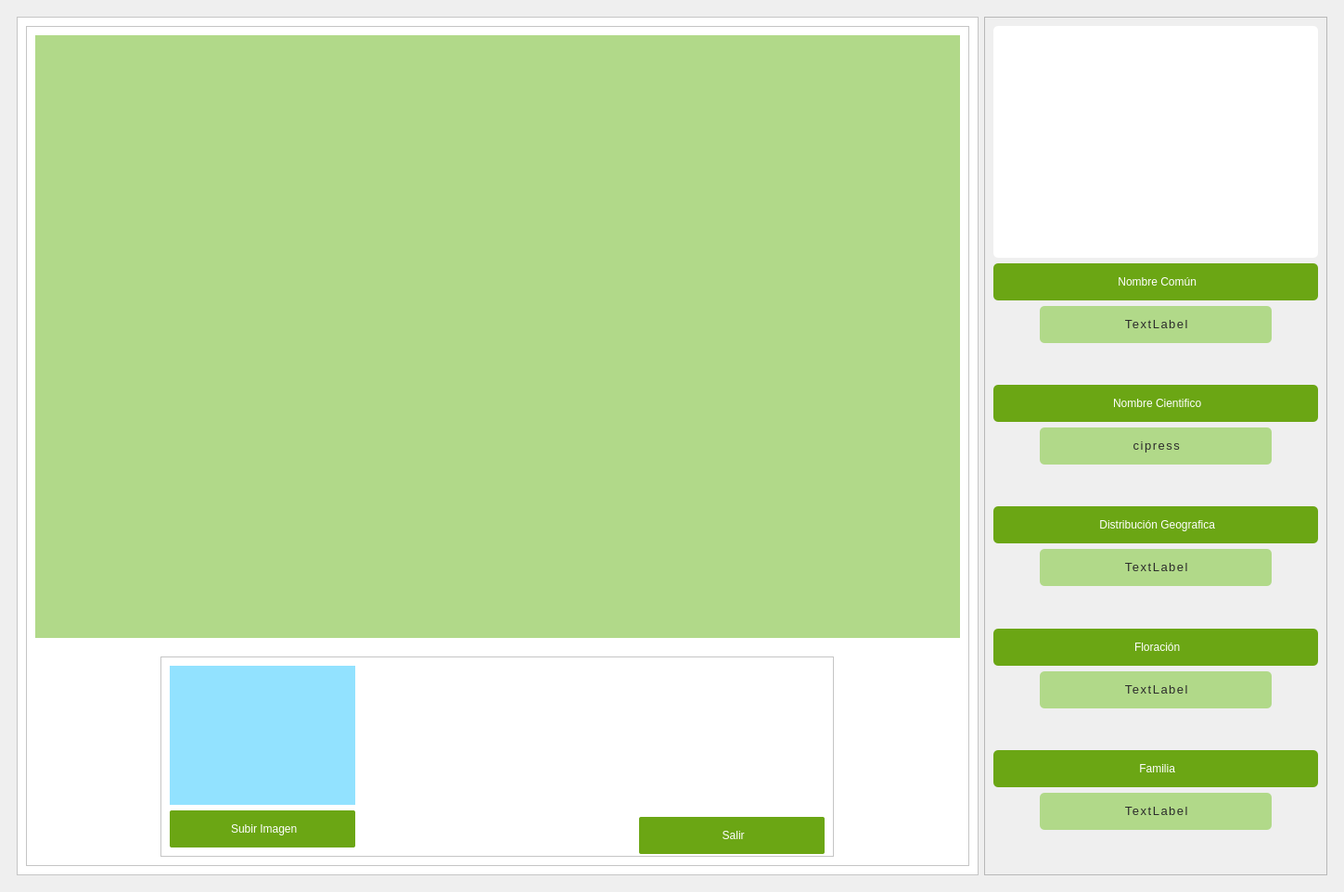
<?xml version="1.0" encoding="UTF-8"?>
<ui version="4.0">
 <class>MainWindow</class>
 <widget class="QMainWindow" name="MainWindow">
  <property name="geometry">
   <rect>
    <x>0</x>
    <y>0</y>
    <width>1449</width>
    <height>962</height>
   </rect>
  </property>
  <property name="windowTitle">
   <string>MainWindow</string>
  </property>
  <property name="styleSheet">
   <string notr="true">background-color: rgb(255, 255, 255);
QPushButton {
    background-color: #6BA614;  /* Fondo más transparente */
    border-radius: 5px;  /* Bordes redondeados */
    padding: 5px 5px;  /* Espaciado interno */
    font: bold 12px &quot;Montserrat&quot;;  /* Fuente moderna */
    color: white;  /* Texto en blanco */
    border: none;  /* Sin borde */
    box-shadow: 3px 3px 8px rgba(0, 0, 0, 0.2);  /* Sombra sutil */
}

QPushButton:hover {
    background-color: #3A5A40;  /* Cambio de color al pasar el mouse */
}

QPushButton:pressed {
    background-color: #2C4A34;  /* Cambio de color al hacer clic */
    box-shadow: none;  /* Quita la sombra para efecto de presión */
}
</string>
  </property>
  <widget class="QWidget" name="centralwidget">
   <layout class="QGridLayout" name="gridLayout_2">
    <item row="0" column="0">
     <widget class="QStackedWidget" name="StackedWidget">
      <property name="sizePolicy">
       <sizepolicy hsizetype="Preferred" vsizetype="Preferred">
        <horstretch>0</horstretch>
        <verstretch>0</verstretch>
       </sizepolicy>
      </property>
      <property name="minimumSize">
       <size>
        <width>0</width>
        <height>0</height>
       </size>
      </property>
      <property name="styleSheet">
       <string notr="true"/>
      </property>
      <widget class="QWidget" name="gridStackedWidgetPage1">
       <layout class="QGridLayout" name="gridLayout">
        <item row="0" column="0">
         <widget class="QFrame" name="framecamera">
          <property name="styleSheet">
           <string notr="true">background-color: rgb(155, 124, 255);
background-color: rgb(255, 255, 255);</string>
          </property>
          <property name="frameShape">
           <enum>QFrame::StyledPanel</enum>
          </property>
          <property name="frameShadow">
           <enum>QFrame::Raised</enum>
          </property>
          <layout class="QVBoxLayout" name="verticalLayout">
           <item>
            <widget class="QFrame" name="frame_3">
             <property name="styleSheet">
              <string notr="true"/>
             </property>
             <property name="frameShape">
              <enum>QFrame::StyledPanel</enum>
             </property>
             <property name="frameShadow">
              <enum>QFrame::Raised</enum>
             </property>
             <layout class="QVBoxLayout" name="verticalLayout_3">
              <item alignment="Qt::AlignTop">
               <widget class="QLabel" name="LabelCamara">
                <property name="sizePolicy">
                 <sizepolicy hsizetype="Preferred" vsizetype="Fixed">
                  <horstretch>0</horstretch>
                  <verstretch>0</verstretch>
                 </sizepolicy>
                </property>
                <property name="minimumSize">
                 <size>
                  <width>0</width>
                  <height>650</height>
                 </size>
                </property>
                <property name="maximumSize">
                 <size>
                  <width>16777215</width>
                  <height>16777215</height>
                 </size>
                </property>
                <property name="styleSheet">
                 <string notr="true">background-color: rgb(177, 217, 137);a</string>
                </property>
                <property name="text">
                 <string/>
                </property>
               </widget>
              </item>
              <item alignment="Qt::AlignHCenter">
               <widget class="QFrame" name="frame_4">
                <property name="sizePolicy">
                 <sizepolicy hsizetype="Preferred" vsizetype="Fixed">
                  <horstretch>0</horstretch>
                  <verstretch>0</verstretch>
                 </sizepolicy>
                </property>
                <property name="minimumSize">
                 <size>
                  <width>0</width>
                  <height>200</height>
                 </size>
                </property>
                <property name="styleSheet">
                 <string notr="true"/>
                </property>
                <property name="frameShape">
                 <enum>QFrame::StyledPanel</enum>
                </property>
                <property name="frameShadow">
                 <enum>QFrame::Raised</enum>
                </property>
                <layout class="QGridLayout" name="gridLayout_3">
                 <item row="1" column="0" alignment="Qt::AlignHCenter">
                  <widget class="QPushButton" name="BtnSubir">
                   <property name="sizePolicy">
                    <sizepolicy hsizetype="Fixed" vsizetype="Fixed">
                     <horstretch>0</horstretch>
                     <verstretch>0</verstretch>
                    </sizepolicy>
                   </property>
                   <property name="minimumSize">
                    <size>
                     <width>200</width>
                     <height>40</height>
                    </size>
                   </property>
                   <property name="maximumSize">
                    <size>
                     <width>16777215</width>
                     <height>16777215</height>
                    </size>
                   </property>
                   <property name="cursor">
                    <cursorShape>PointingHandCursor</cursorShape>
                   </property>
                   <property name="styleSheet">
                    <string notr="true">QPushButton {
    background-color: #6BA614;  /* Fondo más transparente */
    border-radius: 2px;  /* Bordes redondeados */
    padding: 5px 5px;  /* Espaciado interno */
    font: bold 22px &quot;Montserrat&quot;;  /* Fuente moderna */
    color: white;  /* Texto en blanco */
    border: none;  /* Sin borde */
    box-shadow: 3px 3px 8px rgba(0, 0, 0, 0.2);  /* Sombra sutil */
}

QPushButton:hover {
    background-color: #3A5A40;  /* Cambio de color al pasar el mouse */
}

QPushButton:pressed {
    background-color: #2C4A34;  /* Cambio de color al hacer clic */
    box-shadow: none;  /* Quita la sombra para efecto de presión */
}
</string>
                   </property>
                   <property name="text">
                    <string> Subir Imagen</string>
                   </property>
                   <property name="icon">
                    <iconset>
                     <normaloff>static/folder-upload.png</normaloff>static/folder-upload.png</iconset>
                   </property>
                   <property name="iconSize">
                    <size>
                     <width>24</width>
                     <height>24</height>
                    </size>
                   </property>
                  </widget>
                 </item>
                 <item row="1" column="1">
                  <spacer name="horizontalSpacer_2">
                   <property name="orientation">
                    <enum>Qt::Horizontal</enum>
                   </property>
                   <property name="sizeType">
                    <enum>QSizePolicy::Fixed</enum>
                   </property>
                   <property name="sizeHint" stdset="0">
                    <size>
                     <width>300</width>
                     <height>20</height>
                    </size>
                   </property>
                  </spacer>
                 </item>
                 <item row="0" column="0" alignment="Qt::AlignHCenter|Qt::AlignVCenter">
                  <widget class="QLabel" name="ImgDefecto">
                   <property name="sizePolicy">
                    <sizepolicy hsizetype="Fixed" vsizetype="Fixed">
                     <horstretch>0</horstretch>
                     <verstretch>0</verstretch>
                    </sizepolicy>
                   </property>
                   <property name="minimumSize">
                    <size>
                     <width>200</width>
                     <height>150</height>
                    </size>
                   </property>
                   <property name="maximumSize">
                    <size>
                     <width>200</width>
                     <height>150</height>
                    </size>
                   </property>
                   <property name="styleSheet">
                    <string notr="true">background-color: rgb(146, 226, 255);</string>
                   </property>
                   <property name="text">
                    <string/>
                   </property>
                   <property name="pixmap">
                    <pixmap>static/blog_placeholder.jpg</pixmap>
                   </property>
                   <property name="scaledContents">
                    <bool>true</bool>
                   </property>
                  </widget>
                 </item>
                 <item row="1" column="3">
                  <widget class="QPushButton" name="BtnSalir">
                   <property name="sizePolicy">
                    <sizepolicy hsizetype="Fixed" vsizetype="Fixed">
                     <horstretch>0</horstretch>
                     <verstretch>0</verstretch>
                    </sizepolicy>
                   </property>
                   <property name="minimumSize">
                    <size>
                     <width>200</width>
                     <height>40</height>
                    </size>
                   </property>
                   <property name="maximumSize">
                    <size>
                     <width>140</width>
                     <height>25</height>
                    </size>
                   </property>
                   <property name="cursor">
                    <cursorShape>PointingHandCursor</cursorShape>
                   </property>
                   <property name="styleSheet">
                    <string notr="true">QPushButton {
    background-color: #6BA614;  /* Fondo más transparente */
    border-radius: 2px;  /* Bordes redondeados */
    padding: 5px 5px;  /* Espaciado interno */
    font: bold 22px &quot;Montserrat&quot;;  /* Fuente moderna */
    color: white;  /* Texto en blanco */
    border: none;  /* Sin borde */
    box-shadow: 3px 3px 8px rgba(0, 0, 0, 0.2);  /* Sombra sutil */
}

QPushButton:hover {
    background-color: #3A5A40;  /* Cambio de color al pasar el mouse */
}

QPushButton:pressed {
    background-color: #2C4A34;  /* Cambio de color al hacer clic */
    box-shadow: none;  /* Quita la sombra para efecto de presión */
}
</string>
                   </property>
                   <property name="text">
                    <string> Salir</string>
                   </property>
                   <property name="icon">
                    <iconset>
                     <normaloff>static/logout.png</normaloff>static/logout.png</iconset>
                   </property>
                   <property name="iconSize">
                    <size>
                     <width>24</width>
                     <height>24</height>
                    </size>
                   </property>
                  </widget>
                 </item>
                </layout>
               </widget>
              </item>
             </layout>
            </widget>
           </item>
          </layout>
         </widget>
        </item>
        <item row="0" column="1">
         <widget class="QFrame" name="framenavegacion">
          <property name="sizePolicy">
           <sizepolicy hsizetype="Fixed" vsizetype="Fixed">
            <horstretch>0</horstretch>
            <verstretch>0</verstretch>
           </sizepolicy>
          </property>
          <property name="minimumSize">
           <size>
            <width>350</width>
            <height>900</height>
           </size>
          </property>
          <property name="styleSheet">
           <string notr="true">QLabel {
    font: bold 20px &quot;Georgia&quot;, serif;  /* Fuente aún más elegante y con mayor estilo */
    background-color: #B1D989;  /* Fondo más transparente */
    border: none;  /* Sin bordes en los lados */
    border-radius: 5px;  /* Bordes más suaves */
    color: #2b2b2b;  /* Color del texto */
    padding: 5px 5px;  /* Espaciado más amplio */
    letter-spacing: 1.5px;  /* Espaciado entre letras más elegante */
    text-transform: capitalize;  /* Primera letra en mayúscula */
    text-align: center;  /* Centrar el texto */
  
}
</string>
          </property>
          <property name="frameShape">
           <enum>QFrame::StyledPanel</enum>
          </property>
          <property name="frameShadow">
           <enum>QFrame::Raised</enum>
          </property>
          <layout class="QVBoxLayout" name="verticalLayout_2">
           <item alignment="Qt::AlignHCenter|Qt::AlignVCenter">
            <widget class="QLabel" name="label">
             <property name="sizePolicy">
              <sizepolicy hsizetype="Fixed" vsizetype="Fixed">
               <horstretch>0</horstretch>
               <verstretch>0</verstretch>
              </sizepolicy>
             </property>
             <property name="minimumSize">
              <size>
               <width>350</width>
               <height>250</height>
              </size>
             </property>
             <property name="maximumSize">
              <size>
               <width>16777215</width>
               <height>16777215</height>
              </size>
             </property>
             <property name="layoutDirection">
              <enum>Qt::LeftToRight</enum>
             </property>
             <property name="styleSheet">
              <string notr="true">QLabel {
	background-color: rgb(255, 255, 255);
    border: none;
}
</string>
             </property>
             <property name="text">
              <string/>
             </property>
             <property name="pixmap">
              <pixmap>static/IconoTesisAc.png</pixmap>
             </property>
             <property name="scaledContents">
              <bool>true</bool>
             </property>
            </widget>
           </item>
           <item alignment="Qt::AlignHCenter">
            <widget class="QToolButton" name="toolButton">
             <property name="sizePolicy">
              <sizepolicy hsizetype="Fixed" vsizetype="Fixed">
               <horstretch>0</horstretch>
               <verstretch>0</verstretch>
              </sizepolicy>
             </property>
             <property name="minimumSize">
              <size>
               <width>350</width>
               <height>40</height>
              </size>
             </property>
             <property name="cursor">
              <cursorShape>ArrowCursor</cursorShape>
             </property>
             <property name="whatsThis">
              <string>&lt;html&gt;&lt;head/&gt;&lt;body&gt;&lt;p align=&quot;center&quot;&gt;&lt;br/&gt;&lt;/p&gt;&lt;/body&gt;&lt;/html&gt;</string>
             </property>
             <property name="styleSheet">
              <string notr="true">QToolButton {
    background-color: #6BA614;  /* Color de fondo */
    border-radius: 5px;  /* Bordes redondeados */
    padding: 5px;  /* Espaciado interno */
    font: bold 26px &quot;Montserrat&quot;;  /* Fuente moderna */
    color: white;  /* Texto en blanco */
    border: none;  /* Sin borde */
    box-shadow: 3px 3px 8px rgba(0, 0, 0, 0.2);  /* Sombra sutil */
    text-align: center;  /* Asegura que el texto esté centrado */
}

QToolButton::icon {
    qproperty-alignment: AlignCenter;  /* Centra el icono dentro del botón */
}

QToolButton::indicator {
    qproperty-alignment: AlignCenter;  /* Centra cualquier indicador si aplica */
}
</string>
             </property>
             <property name="text">
              <string> Nombre Común</string>
             </property>
             <property name="icon">
              <iconset>
               <normaloff>static/tree.png</normaloff>static/tree.png</iconset>
             </property>
             <property name="iconSize">
              <size>
               <width>32</width>
               <height>32</height>
              </size>
             </property>
             <property name="toolButtonStyle">
              <enum>Qt::ToolButtonTextBesideIcon</enum>
             </property>
             <property name="autoRaise">
              <bool>false</bool>
             </property>
            </widget>
           </item>
           <item alignment="Qt::AlignHCenter">
            <widget class="QLabel" name="LabelNombre1">
             <property name="sizePolicy">
              <sizepolicy hsizetype="Fixed" vsizetype="Fixed">
               <horstretch>0</horstretch>
               <verstretch>0</verstretch>
              </sizepolicy>
             </property>
             <property name="minimumSize">
              <size>
               <width>250</width>
               <height>40</height>
              </size>
             </property>
             <property name="styleSheet">
              <string notr="true">QToolButton {
    background-color: #6BA614;  /* Color de fondo */
    border-radius: 5px;  /* Bordes redondeados */
    padding: 5px;  /* Espaciado interno */
    font: bold 20px &quot;Arial&quot;;  /* Fuente más legible y tamaño aumentado */
    color: white;  /* Texto en blanco */
    border: none;  /* Sin borde */
    box-shadow: 3px 3px 8px rgba(0, 0, 0, 0.2);  /* Sombra sutil */
    text-align: center;  /* Centra el texto */
}

QToolButton::icon {
    qproperty-alignment: AlignCenter;  /* Centra el icono dentro del botón */
}

QToolButton::indicator {
    qproperty-alignment: AlignCenter;  /* Centra cualquier indicador si aplica */
}
</string>
             </property>
             <property name="text">
              <string>&lt;html&gt;&lt;head/&gt;&lt;body&gt;&lt;p align=&quot;center&quot;&gt;&lt;span style=&quot; font-size:10pt;&quot;&gt;TextLabel&lt;/span&gt;&lt;/p&gt;&lt;/body&gt;&lt;/html&gt;</string>
             </property>
            </widget>
           </item>
           <item>
            <spacer name="verticalSpacer_2">
             <property name="orientation">
              <enum>Qt::Vertical</enum>
             </property>
             <property name="sizeHint" stdset="0">
              <size>
               <width>20</width>
               <height>40</height>
              </size>
             </property>
            </spacer>
           </item>
           <item alignment="Qt::AlignHCenter">
            <widget class="QToolButton" name="toolButton_2">
             <property name="sizePolicy">
              <sizepolicy hsizetype="Fixed" vsizetype="Fixed">
               <horstretch>0</horstretch>
               <verstretch>0</verstretch>
              </sizepolicy>
             </property>
             <property name="minimumSize">
              <size>
               <width>350</width>
               <height>40</height>
              </size>
             </property>
             <property name="cursor">
              <cursorShape>ArrowCursor</cursorShape>
             </property>
             <property name="styleSheet">
              <string notr="true">QToolButton {
    background-color: #6BA614;  /* Color de fondo */
    border-radius: 5px;  /* Bordes redondeados */
    padding: 5px;  /* Espaciado interno */
    font: bold 26px &quot;Montserrat&quot;;  /* Fuente moderna */
    color: white;  /* Texto en blanco */
    border: none;  /* Sin borde */
    box-shadow: 3px 3px 8px rgba(0, 0, 0, 0.2);  /* Sombra sutil */
    text-align: center;  /* Asegura que el texto esté centrado */
}

QToolButton::icon {
    qproperty-alignment: AlignCenter;  /* Centra el icono dentro del botón */
}

QToolButton::indicator {
    qproperty-alignment: AlignCenter;  /* Centra cualquier indicador si aplica */
}
</string>
             </property>
             <property name="text">
              <string> Nombre Cientifico</string>
             </property>
             <property name="icon">
              <iconset>
               <normaloff>static/attribution-pencil.png</normaloff>static/attribution-pencil.png</iconset>
             </property>
             <property name="iconSize">
              <size>
               <width>32</width>
               <height>32</height>
              </size>
             </property>
             <property name="toolButtonStyle">
              <enum>Qt::ToolButtonTextBesideIcon</enum>
             </property>
            </widget>
           </item>
           <item alignment="Qt::AlignHCenter">
            <widget class="QLabel" name="LabelNombre2">
             <property name="sizePolicy">
              <sizepolicy hsizetype="Fixed" vsizetype="Fixed">
               <horstretch>0</horstretch>
               <verstretch>0</verstretch>
              </sizepolicy>
             </property>
             <property name="minimumSize">
              <size>
               <width>250</width>
               <height>40</height>
              </size>
             </property>
             <property name="styleSheet">
              <string notr="true">QToolButton {
    background-color: #6BA614;  /* Color de fondo */
    border-radius: 5px;  /* Bordes redondeados */
    padding: 5px;  /* Espaciado interno */
    font: bold 20px &quot;Arial&quot;;  /* Fuente más legible y tamaño aumentado */
    color: white;  /* Texto en blanco */
    border: none;  /* Sin borde */
    box-shadow: 3px 3px 8px rgba(0, 0, 0, 0.2);  /* Sombra sutil */
    text-align: center;  /* Centra el texto */
}

QToolButton::icon {
    qproperty-alignment: AlignCenter;  /* Centra el icono dentro del botón */
}

QToolButton::indicator {
    qproperty-alignment: AlignCenter;  /* Centra cualquier indicador si aplica */
}
</string>
             </property>
             <property name="text">
              <string>&lt;html&gt;&lt;head/&gt;&lt;body&gt;&lt;p align=&quot;center&quot;&gt;&lt;span style=&quot; font-size:10pt;&quot;&gt;cipress&lt;/span&gt;&lt;/p&gt;&lt;/body&gt;&lt;/html&gt;</string>
             </property>
            </widget>
           </item>
           <item>
            <spacer name="verticalSpacer_3">
             <property name="orientation">
              <enum>Qt::Vertical</enum>
             </property>
             <property name="sizeHint" stdset="0">
              <size>
               <width>20</width>
               <height>40</height>
              </size>
             </property>
            </spacer>
           </item>
           <item alignment="Qt::AlignHCenter">
            <widget class="QToolButton" name="toolButton_3">
             <property name="sizePolicy">
              <sizepolicy hsizetype="Fixed" vsizetype="Fixed">
               <horstretch>0</horstretch>
               <verstretch>0</verstretch>
              </sizepolicy>
             </property>
             <property name="minimumSize">
              <size>
               <width>350</width>
               <height>40</height>
              </size>
             </property>
             <property name="cursor">
              <cursorShape>ArrowCursor</cursorShape>
             </property>
             <property name="styleSheet">
              <string notr="true">QToolButton {
    background-color: #6BA614;  /* Color de fondo */
    border-radius: 5px;  /* Bordes redondeados */
    padding: 5px;  /* Espaciado interno */
    font: bold 26px &quot;Montserrat&quot;;  /* Fuente moderna */
    color: white;  /* Texto en blanco */
    border: none;  /* Sin borde */
    box-shadow: 3px 3px 8px rgba(0, 0, 0, 0.2);  /* Sombra sutil */
    text-align: center;  /* Asegura que el texto esté centrado */
}

QToolButton::icon {
    qproperty-alignment: AlignCenter;  /* Centra el icono dentro del botón */
}

QToolButton::indicator {
    qproperty-alignment: AlignCenter;  /* Centra cualquier indicador si aplica */
}
</string>
             </property>
             <property name="text">
              <string> Distribución Geografica</string>
             </property>
             <property name="icon">
              <iconset>
               <normaloff>static/earth.png</normaloff>static/earth.png</iconset>
             </property>
             <property name="iconSize">
              <size>
               <width>32</width>
               <height>32</height>
              </size>
             </property>
             <property name="toolButtonStyle">
              <enum>Qt::ToolButtonTextBesideIcon</enum>
             </property>
            </widget>
           </item>
           <item alignment="Qt::AlignHCenter">
            <widget class="QLabel" name="LabelDistribucion">
             <property name="sizePolicy">
              <sizepolicy hsizetype="Fixed" vsizetype="Fixed">
               <horstretch>0</horstretch>
               <verstretch>0</verstretch>
              </sizepolicy>
             </property>
             <property name="minimumSize">
              <size>
               <width>250</width>
               <height>40</height>
              </size>
             </property>
             <property name="styleSheet">
              <string notr="true">QToolButton {
    background-color: #6BA614;  /* Color de fondo */
    border-radius: 5px;  /* Bordes redondeados */
    padding: 5px;  /* Espaciado interno */
    font: bold 20px &quot;Arial&quot;;  /* Fuente más legible y tamaño aumentado */
    color: white;  /* Texto en blanco */
    border: none;  /* Sin borde */
    box-shadow: 3px 3px 8px rgba(0, 0, 0, 0.2);  /* Sombra sutil */
    text-align: center;  /* Centra el texto */
}

QToolButton::icon {
    qproperty-alignment: AlignCenter;  /* Centra el icono dentro del botón */
}

QToolButton::indicator {
    qproperty-alignment: AlignCenter;  /* Centra cualquier indicador si aplica */
}
</string>
             </property>
             <property name="text">
              <string>&lt;html&gt;&lt;head/&gt;&lt;body&gt;&lt;p align=&quot;center&quot;&gt;&lt;span style=&quot; font-size:10pt;&quot;&gt;TextLabel&lt;/span&gt;&lt;/p&gt;&lt;/body&gt;&lt;/html&gt;</string>
             </property>
            </widget>
           </item>
           <item>
            <spacer name="verticalSpacer_4">
             <property name="orientation">
              <enum>Qt::Vertical</enum>
             </property>
             <property name="sizeHint" stdset="0">
              <size>
               <width>20</width>
               <height>40</height>
              </size>
             </property>
            </spacer>
           </item>
           <item alignment="Qt::AlignHCenter">
            <widget class="QToolButton" name="toolButton_4">
             <property name="sizePolicy">
              <sizepolicy hsizetype="Fixed" vsizetype="Fixed">
               <horstretch>0</horstretch>
               <verstretch>0</verstretch>
              </sizepolicy>
             </property>
             <property name="minimumSize">
              <size>
               <width>350</width>
               <height>40</height>
              </size>
             </property>
             <property name="cursor">
              <cursorShape>ArrowCursor</cursorShape>
             </property>
             <property name="styleSheet">
              <string notr="true">QToolButton {
    background-color: #6BA614;  /* Color de fondo */
    border-radius: 5px;  /* Bordes redondeados */
    padding: 5px;  /* Espaciado interno */
    font: bold 26px &quot;Montserrat&quot;;  /* Fuente moderna */
    color: white;  /* Texto en blanco */
    border: none;  /* Sin borde */
    box-shadow: 3px 3px 8px rgba(0, 0, 0, 0.2);  /* Sombra sutil */
    text-align: center;  /* Asegura que el texto esté centrado */
}

QToolButton::icon {
    qproperty-alignment: AlignCenter;  /* Centra el icono dentro del botón */
}

QToolButton::indicator {
    qproperty-alignment: AlignCenter;  /* Centra cualquier indicador si aplica */
}
</string>
             </property>
             <property name="text">
              <string> Floración</string>
             </property>
             <property name="icon">
              <iconset>
               <normaloff>static/massage.png</normaloff>static/massage.png</iconset>
             </property>
             <property name="iconSize">
              <size>
               <width>32</width>
               <height>32</height>
              </size>
             </property>
             <property name="toolButtonStyle">
              <enum>Qt::ToolButtonTextBesideIcon</enum>
             </property>
            </widget>
           </item>
           <item alignment="Qt::AlignHCenter">
            <widget class="QLabel" name="LabelFloracion">
             <property name="sizePolicy">
              <sizepolicy hsizetype="Fixed" vsizetype="Fixed">
               <horstretch>0</horstretch>
               <verstretch>0</verstretch>
              </sizepolicy>
             </property>
             <property name="minimumSize">
              <size>
               <width>250</width>
               <height>40</height>
              </size>
             </property>
             <property name="styleSheet">
              <string notr="true">QToolButton {
    background-color: #6BA614;  /* Color de fondo */
    border-radius: 5px;  /* Bordes redondeados */
    padding: 5px;  /* Espaciado interno */
    font: bold 20px &quot;Arial&quot;;  /* Fuente más legible y tamaño aumentado */
    color: white;  /* Texto en blanco */
    border: none;  /* Sin borde */
    box-shadow: 3px 3px 8px rgba(0, 0, 0, 0.2);  /* Sombra sutil */
    text-align: center;  /* Centra el texto */
}

QToolButton::icon {
    qproperty-alignment: AlignCenter;  /* Centra el icono dentro del botón */
}

QToolButton::indicator {
    qproperty-alignment: AlignCenter;  /* Centra cualquier indicador si aplica */
}
</string>
             </property>
             <property name="text">
              <string>&lt;html&gt;&lt;head/&gt;&lt;body&gt;&lt;p align=&quot;center&quot;&gt;&lt;span style=&quot; font-size:10pt;&quot;&gt;TextLabel&lt;/span&gt;&lt;/p&gt;&lt;/body&gt;&lt;/html&gt;</string>
             </property>
            </widget>
           </item>
           <item>
            <spacer name="verticalSpacer_5">
             <property name="orientation">
              <enum>Qt::Vertical</enum>
             </property>
             <property name="sizeHint" stdset="0">
              <size>
               <width>20</width>
               <height>40</height>
              </size>
             </property>
            </spacer>
           </item>
           <item alignment="Qt::AlignHCenter">
            <widget class="QToolButton" name="toolButton_5">
             <property name="sizePolicy">
              <sizepolicy hsizetype="Fixed" vsizetype="Fixed">
               <horstretch>0</horstretch>
               <verstretch>0</verstretch>
              </sizepolicy>
             </property>
             <property name="minimumSize">
              <size>
               <width>350</width>
               <height>40</height>
              </size>
             </property>
             <property name="cursor">
              <cursorShape>ArrowCursor</cursorShape>
             </property>
             <property name="styleSheet">
              <string notr="true">QToolButton {
    background-color: #6BA614;  /* Color de fondo */
    border-radius: 5px;  /* Bordes redondeados */
    padding: 5px;  /* Espaciado interno */
    font: bold 26px &quot;Montserrat&quot;;  /* Fuente moderna */
    color: white;  /* Texto en blanco */
    border: none;  /* Sin borde */
    box-shadow: 3px 3px 8px rgba(0, 0, 0, 0.2);  /* Sombra sutil */
    text-align: center;  /* Asegura que el texto esté centrado */
}

QToolButton::icon {
    qproperty-alignment: AlignCenter;  /* Centra el icono dentro del botón */
}

QToolButton::indicator {
    qproperty-alignment: AlignCenter;  /* Centra cualquier indicador si aplica */
}
</string>
             </property>
             <property name="text">
              <string> Familia</string>
             </property>
             <property name="icon">
              <iconset>
               <normaloff>static/chart-tree.png</normaloff>static/chart-tree.png</iconset>
             </property>
             <property name="iconSize">
              <size>
               <width>32</width>
               <height>32</height>
              </size>
             </property>
             <property name="toolButtonStyle">
              <enum>Qt::ToolButtonTextBesideIcon</enum>
             </property>
            </widget>
           </item>
           <item alignment="Qt::AlignHCenter">
            <widget class="QLabel" name="LabelFamiia">
             <property name="sizePolicy">
              <sizepolicy hsizetype="Fixed" vsizetype="Fixed">
               <horstretch>0</horstretch>
               <verstretch>0</verstretch>
              </sizepolicy>
             </property>
             <property name="minimumSize">
              <size>
               <width>250</width>
               <height>40</height>
              </size>
             </property>
             <property name="styleSheet">
              <string notr="true">QToolButton {
    background-color: #6BA614;  /* Color de fondo */
    border-radius: 5px;  /* Bordes redondeados */
    padding: 5px;  /* Espaciado interno */
    font: bold 20px &quot;Arial&quot;;  /* Fuente más legible y tamaño aumentado */
    color: white;  /* Texto en blanco */
    border: none;  /* Sin borde */
    box-shadow: 3px 3px 8px rgba(0, 0, 0, 0.2);  /* Sombra sutil */
    text-align: center;  /* Centra el texto */
}

QToolButton::icon {
    qproperty-alignment: AlignCenter;  /* Centra el icono dentro del botón */
}

QToolButton::indicator {
    qproperty-alignment: AlignCenter;  /* Centra cualquier indicador si aplica */
}
</string>
             </property>
             <property name="text">
              <string>&lt;html&gt;&lt;head/&gt;&lt;body&gt;&lt;p align=&quot;center&quot;&gt;&lt;span style=&quot; font-size:10pt;&quot;&gt;TextLabel&lt;/span&gt;&lt;/p&gt;&lt;/body&gt;&lt;/html&gt;</string>
             </property>
            </widget>
           </item>
           <item>
            <spacer name="verticalSpacer">
             <property name="orientation">
              <enum>Qt::Vertical</enum>
             </property>
             <property name="sizeHint" stdset="0">
              <size>
               <width>20</width>
               <height>40</height>
              </size>
             </property>
            </spacer>
           </item>
          </layout>
         </widget>
        </item>
       </layout>
      </widget>
     </widget>
    </item>
   </layout>
  </widget>
  <widget class="QMenuBar" name="menubar">
   <property name="geometry">
    <rect>
     <x>0</x>
     <y>0</y>
     <width>1449</width>
     <height>26</height>
    </rect>
   </property>
  </widget>
 </widget>
 <resources/>
 <connections/>
</ui>
